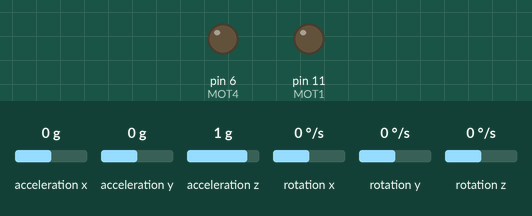
Bench run of a sketch on a simulated Arduino Uno, built with avr-gcc and run on an emulated ATmega328P. Parts: output pins drawn as LEDs (lit = HIGH). The inputs (shaded band) are chosen by the test bench; at power-on: acceleration x 0 g, acceleration y 0 g, acceleration z 1 g, rotation x 0 °/s, rotation y 0 °/s, rotation z 0 °/s. What the sketch prints to the serial monitor is not drawn.

Above: at 0.1 s.
At 23.11 s:
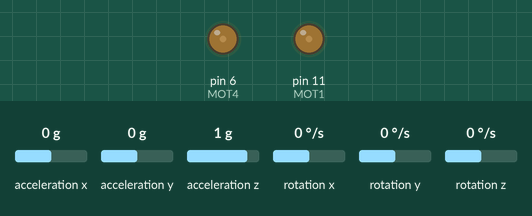
At 31.46 s:
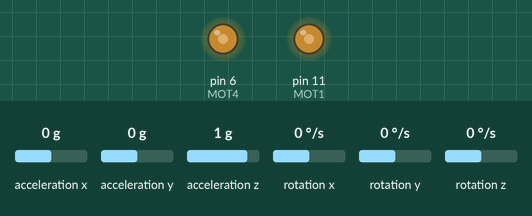
At 39.92 s:
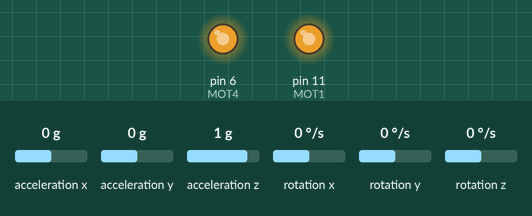
Timing chart, 0 to 40.0 s (numbered marks = the images above):
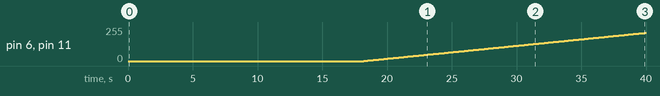

The sketch:

Mesh_Data_Extract_Ramp.ino
```cpp
#include <MPU6050_tockn.h>
#include <Wire.h>

#include <SoftwareSerial.h>

SoftwareSerial BTSerial(10, 7); //RX, TX //SoftwareSerial BTSerial(3, 10); //RX, TX

#define MOT1  11 //IN1 //LF
#define MOT2  9  //IN2 //LB
#define MOT3  5  //In3 //RF
#define MOT4  6  //IN4 //RB //swapped 9 and 6 do in hardware

#define CW  1
#define ACW 0

unsigned long last1 = 0, last2 = 0;
uint32_t now = millis();

MPU6050 mpu(Wire);

float angle;

//void stepIn(bool);

void setup() {
  Serial.begin(9600);
  BTSerial.begin(9600);
  while(!Serial);
  for(int i =0; i<50;i++ ){
    Serial.print('.');
    delay(300);
  }
  Wire.begin();
  mpu.begin();
  mpu.calcGyroOffsets(true, 10, 10);
  BTSerial.println(mpu.getGyroZoffset());
}

void loop(){
  bool dir = CW;
  bool increasing = true;
  int val = 0;
  last1 = millis();
  last2 = last1;
  while(true){
    now = millis();
    if(now - last1 > 100){
      rampIn( dir, val);
      (increasing)? val++ : val--;
      //Serial.println(val);
      if(val>=255){
        increasing ^= true;
      }
      if(val == 0 && !increasing){
        //Serial.println("ClockWise");
        dir = ACW;
      }
      if(val == 0 && increasing){
        //Serial.println("AntiClockWise");
        dir = CW;
      }
      if(val <= 0){
        increasing ^= true;
        //Serial.println("________Increasing :");
        //Serial.print((increasing)?"true_________":"false_________");
      }
      last1 = now;
    }
    if(now - last2 > 10){
      mpu.update();
    /*  Serial.println(millis());
      Serial.print(",");
      Serial.print(mpu.getAngleZ());
      Serial.print(",");
      Serial.println(float((val*((dir)?6:-6)))/255);
    */  BTSerial.print(millis());
      BTSerial.print(",");
      BTSerial.print(mpu.getAngleZ());
      BTSerial.print(",");
      BTSerial.println(float((val*((dir)?6:-6)))/255);
      last2 = now;
    }
    //delay(5);
  }
}
void rampIn(bool direct, int val){
  if(direct == CW){
    analogWrite(MOT1, val);
    digitalWrite(MOT2, 0);
    digitalWrite(MOT3, 0);
    analogWrite(MOT4, val);
  }
  else{
    digitalWrite(MOT1, 0);
    analogWrite(MOT2, val);
    analogWrite(MOT3, val);
    digitalWrite(MOT4, 0);
  }
}
```

Measured:
- by itself, pin 6 (MOT4), pin 11 (MOT1): moves from 0/255 to 212/255 over 21.7 s
